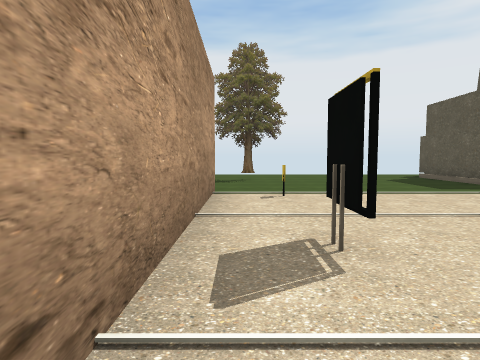
view 1 (above)

17 first-person views from a walk through a Unity game level. The camera is 1.3 m above the floor, tilts 4° down and sees 75° across. The floor is counted in squares, 2 m on a side. Each view is taken from the middle of a square. On the plan, view 1 faces up. The plan holds only what a view shows up to about 10 squares ahead; the rest is blank. The place goes on beyond the plan. The player character is not drawn.

view 2
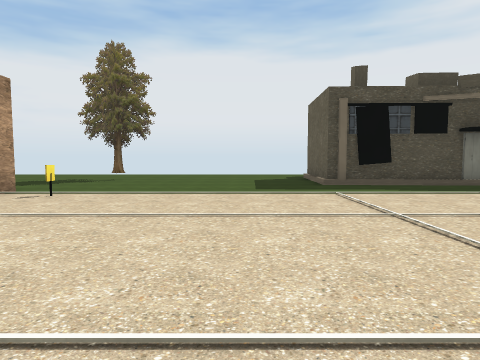

view 3
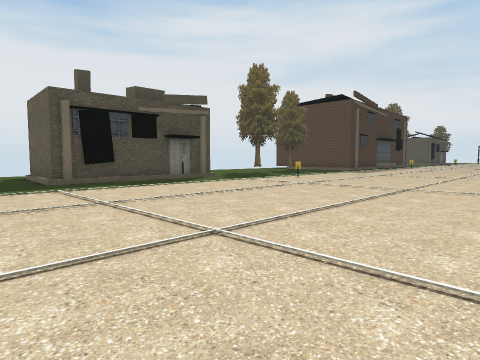

view 4
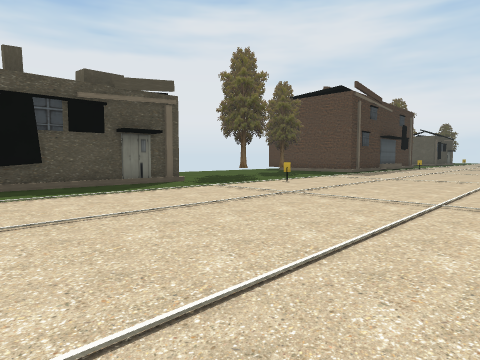

view 5
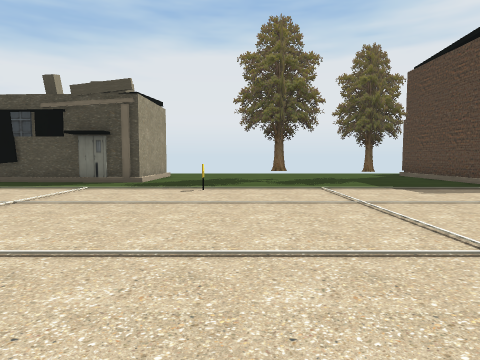

view 6
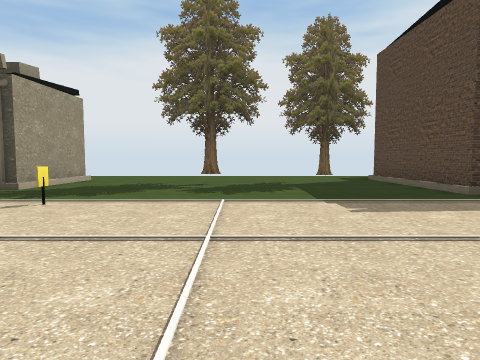

view 7
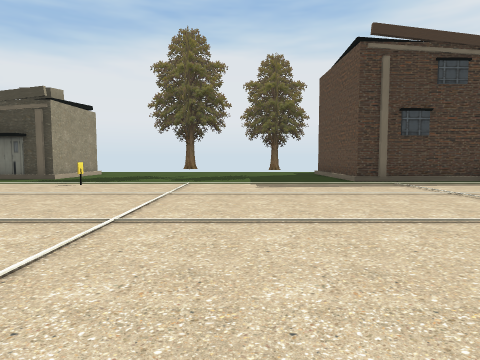

view 8
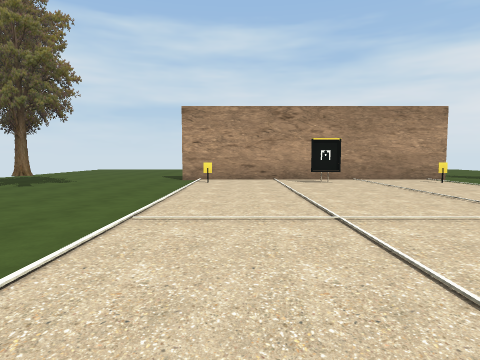

view 9
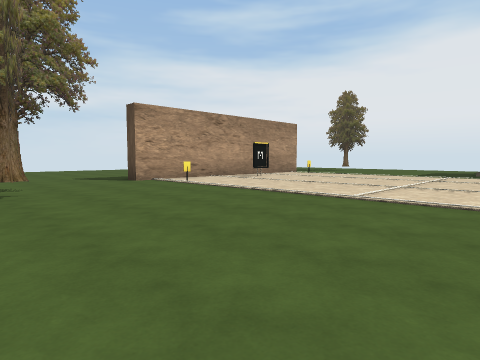

view 10
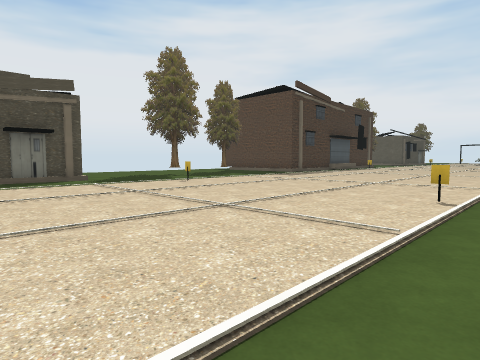

view 11
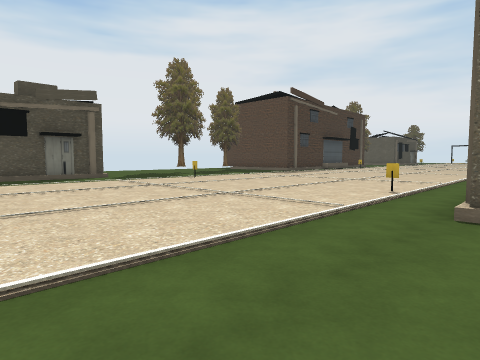

view 12
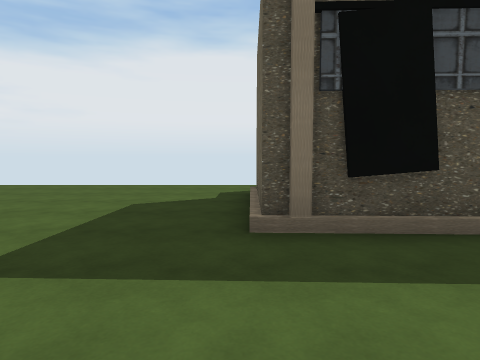

view 13
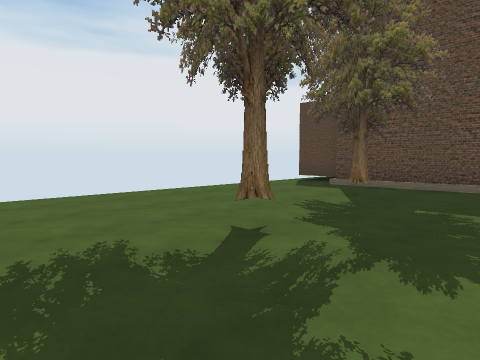

view 14
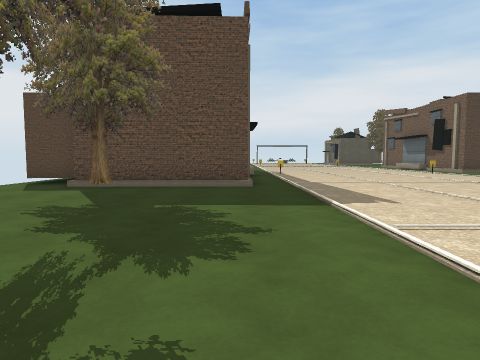

view 15
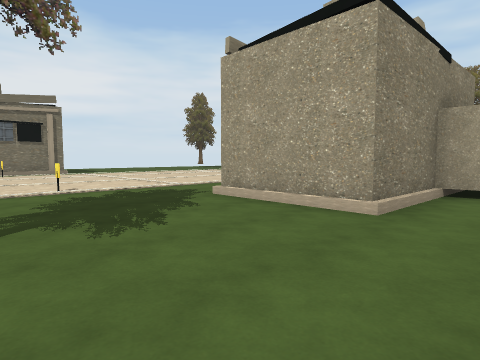

view 16
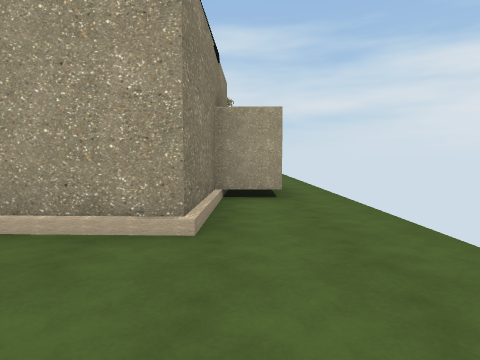

view 17
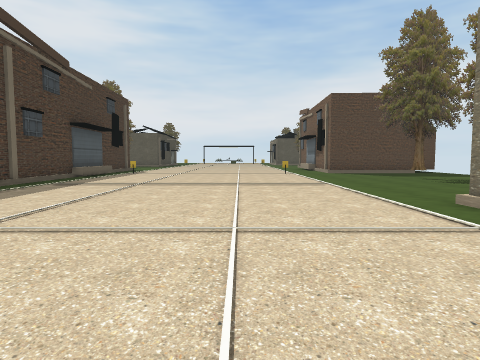

### Floor plan
Key: @ floor where view 1 was taken; # wall or solid block; . floor; O other object.
Columns run from 3 left of view 1 to 24 right of it. Each row starts with its distance up from view 1.
 12     ....................O
 11     ......OOO...........O
 10      .....OOOOO... ..#..O
  9  .. ......O OOO..    # .O
  8  .........OOOOO... .. ..O
  7   ......................OOOO
  6   #........................
  5   #.#...........#..........
  4   #........................
  3   #........................
  2   #.#......................
  1   #........................
  0   #@.......................
 -1   #.#...........#..........
 -2  ..........................
 -3 ..............O     O. ...
 -4 ..... ......           ...
 -5  ..    .....
 -6   ..   .....
 -7   ..

Where each view was taken, in squares from view 1:
view 1: 0 up, 0 right, facing up
view 2: 0 up, 4 right, facing up
view 3: 1 down, 4 right, facing up-right
view 4: 0 up, 6 right, facing up-right
view 5: 1 down, 14 right, facing up
view 6: 1 up, 16 right, facing up
view 7: 2 down, 17 right, facing up
view 8: 0 up, 9 right, facing left
view 9: 6 down, 8 right, facing up-left
view 10: 2 down, 8 right, facing up-right
view 11: 3 down, 7 right, facing up-right
view 12: 5 up, 6 right, facing up
view 13: 7 up, 13 right, facing up-right
view 14: 7 up, 13 right, facing right
view 15: 12 up, 15 right, facing down-left
view 16: 11 up, 14 right, facing left
view 17: 1 up, 13 right, facing right
